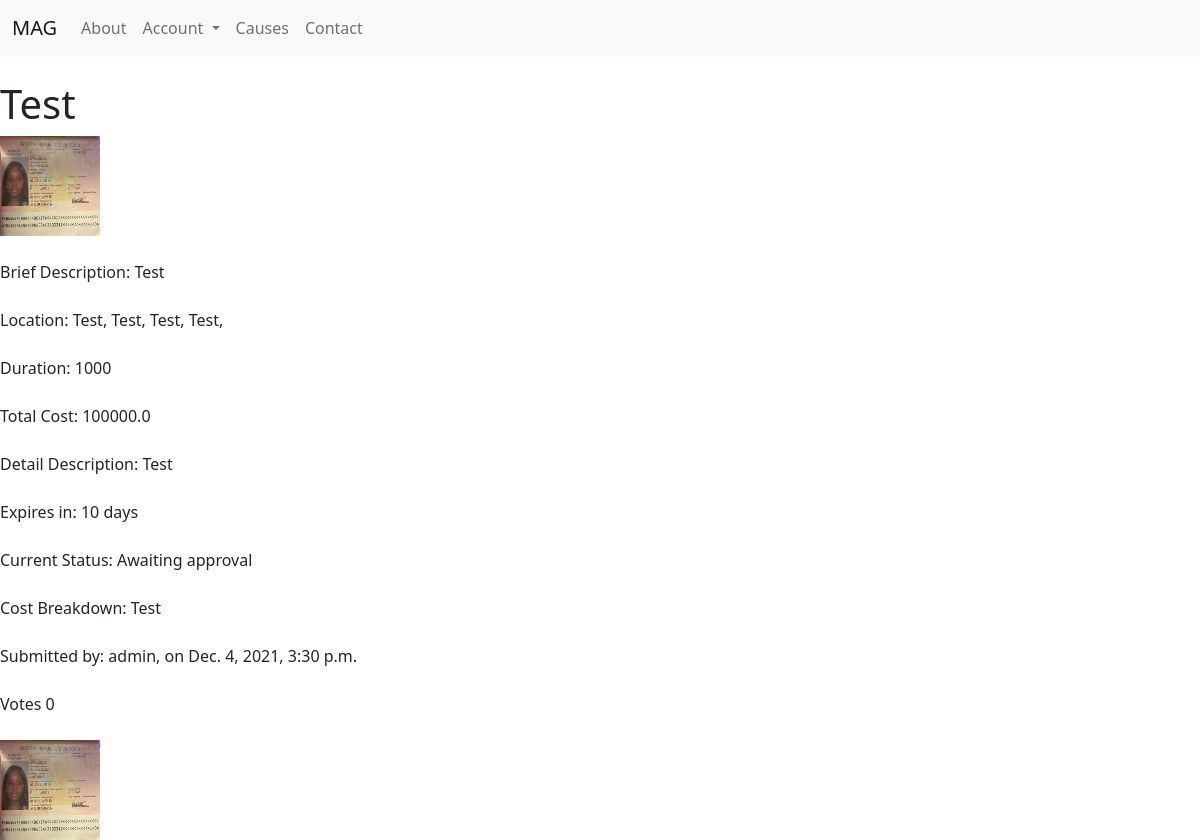
Page /causes/test on the committed database.
### main/models.py (models this page shows)
class Cause(models.Model):
    name = models.CharField(max_length=128)
    category = models.CharField(max_length=32)
    brief_description = models.CharField(max_length=225)
    country = models.CharField(max_length=32)
    state = models.CharField(max_length=32)
    city = models.CharField(max_length=32)
    address = models.CharField(max_length=255, blank=True)
    duration = models.IntegerField(default=0)
    detail_description = models.TextField()
    cost = models.FloatField()
    cost_breakdown = models.TextField()
    expiration = models.IntegerField(blank=True)
    investigated = models.BooleanField(default=False)
    investigator = models.ForeignKey(settings.AUTH_USER_MODEL, blank=True, on_delete=models.SET_NULL, null=True, related_name = 'investigator')
    investigation_note = models.CharField(blank=True, max_length=255)
    approved = models.BooleanField(default=False)
    approver = models.ForeignKey(settings.AUTH_USER_MODEL, blank=True, on_delete=models.SET_NULL, null=True, related_name = 'approver')
    approved_date = models.DateTimeField(blank=True, null=True)
    creator = models.ForeignKey(settings.AUTH_USER_MODEL, on_delete=models.SET_NULL, null=True)
    backers = models.ManyToManyField(settings.AUTH_USER_MODEL, blank=True, related_name = 'backers')
    voters = models.ManyToManyField(settings.AUTH_USER_MODEL, blank=True, related_name = 'voters')
    completed = models.BooleanField(default=False)
    closed = models.BooleanField(default=False)
    closed_note = models.TextField(blank=True)
    closer = models.ForeignKey(settings.AUTH_USER_MODEL, blank=True, on_delete=models.SET_NULL, null=True, related_name = 'closer')
    closed_date = models.DateTimeField(blank=True, null=True)
    supervisor = models.ForeignKey(settings.AUTH_USER_MODEL, blank=True, on_delete=models.SET_NULL, null=True, related_name = 'supervisor')
    coordinator = models.ForeignKey(settings.AUTH_USER_MODEL, blank=True, on_delete=models.SET_NULL, null=True, related_name = 'coordinator')
    volunteers = models.ManyToManyField(settings.AUTH_USER_MODEL, blank=True, related_name = 'volunteers')
    status = models.CharField(max_length=32)
    date_added = models.DateTimeField(auto_now_add=True)
    slug = models.SlugField(max_length=128)

class Cause_file(models.Model):
    cause = models.ForeignKey(Cause, on_delete=models.CASCADE)
    file_type = models.CharField(max_length=32, null=True, blank=True)
    file_purpose = models.CharField(max_length=32, null=True, blank=True)
    file_description = models.CharField(max_length=255)
    date_added = models.DateTimeField(auto_now_add=True)
    file_upload = models.FileField(upload_to=cause_directory_path)

class User(AbstractUser):
    phone = models.IntegerField(blank=True, null=True)
    gender = models.CharField(max_length=8, blank=True, null=True)
    birthday = models.DateField(null=True, blank=True)
    bio = models.TextField(max_length=500, blank=True, null=True)
    address = models.CharField(max_length=255, blank=True, null=True)
    city = models.CharField(max_length=32, blank=True, null=True)
    lga = models.CharField(max_length=32, blank=True, null=True)
    state = models.CharField(max_length=32, blank=True, null=True)
    country = models.CharField(max_length=32, blank=True, null=True)
    occupation = models.CharField(max_length=64, blank=True, null=True)
    linkedin = models.URLField(blank=True, null=True)
    followers = models.ManyToManyField(settings.AUTH_USER_MODEL, related_name = 'user_followers', blank=True)
    following = models.ManyToManyField(settings.AUTH_USER_MODEL, related_name = 'user_following', blank=True)
    profile_pic = models.ImageField(blank=True, null=True, upload_to="main/users/profile-pics")
    amount_contributed = models.FloatField(default=0.0)
    amount_owed = models.FloatField(default=0.0)
    monthly_payment = models.BooleanField(default=False)
    monthly_vote = models.BooleanField(default=False)
    rank = models.CharField(max_length=32, blank=True, null=True)

### main/views.py (the view)
# urls.py: path("causes/<slug>", views.cause, name="cause"),
def cause(request, slug):
    try:
        cause = Cause.objects.get(slug=slug)
        backers = User.objects.filter(backers__id=cause.id)
        cause_files = Cause_file.objects.filter(cause=cause)
        volunteers = User.objects.filter(volunteers__id=cause.id)
        voters = User.objects.filter(voters__id=cause.id)
        context = {
            'backers': backers,
            'cause': cause,
            'cause_files': cause_files,
            'volunteers': volunteers,
            'voters': voters
        }
        return render(request, "main/cause.html", context)
    except ObjectDoesNotExist:
        messages.info(request, f"{slug} does not exist as a Cause")
        return redirect("causes")

### main/templates/main/cause.html (shortened to what this page needs)
{% extends "main/layout.html" %}
{% block body %}
    <main id="cause-page">
        <h1>
            {{ cause.name }}
        </h1>
        {% if cause_files %}
            {% for cause_file in cause_files %}
                {% if cause_file.file_type == "Image" and cause_file.file_purpose == "Profile Picture" %}
                <div>
                    <img src="{{ cause_file.file_upload.url }}" alt="{{ cause.name }}" height="100rem" width="100rem">
                </div>
                <br>
                {% endif %}
            {% endfor %}
        {% endif %}
        <div>
            Brief Description: {{ cause.brief_description }}
        </div>
        <br>
        <div>
            Location:
            {% if cause.address %}
                {{cause.address}},
            {% endif %}
            {{ cause.city }}, {{ cause.state }}, {{ cause.country }},
        </div>
        <br>
        <div>
            Duration: {{ cause.duration }}
        </div>
        <br>
        <div>
            Total Cost: {{ cause.cost }}
        </div>
        <br>
        <div>
            Detail Description: {{ cause.detail_description }}
        </div>
        <br>
        {% if cause.expiration %}
            <div>
                Expires in: {{cause.expiration}} days
            </div>
            <br>
        {% endif %}
        <div>
            Current Status: {{ cause.status }}
        </div>
        <br>
        <div>
            Cost Breakdown: {{ cause.cost_breakdown }}
        </div>
        <br>
        <div>
            Submitted by: {{ cause.creator }}, on {{ cause.date_added}}
        </div>
        <br>
        {% if cause.status != "Awaiting Approval" %}
            <div>
                Votes {{ cause.voters|length }}
            </div>
            <br>
        {% endif %}
        {% if cause_files %}
            <div>
            {% for cause_file in cause_files %}
                {% if cause_file.file_type == "Image" %}
                <img src="{{ cause_file.file_upload.url }}" alt="{{ cause.name }}" height="100rem" width="100rem">
                {% endif %}
            {% endfor %}
            </div>
        {% endif %}
    </main>
{% endblock %}

### rows in the picture
Cause: name "Test", brief_description "Test", address "Test", city "Test", state "Test", country "Test", duration "1000", cost "100000.0", detail_description "Test", expiration "10", status "Awaiting approval", cost_breakdown "Test", creator "admin", date_added "Dec. 4, 2021, 3:30 p.m.", voters|length "0"
Cause_file: file_upload (picture)
